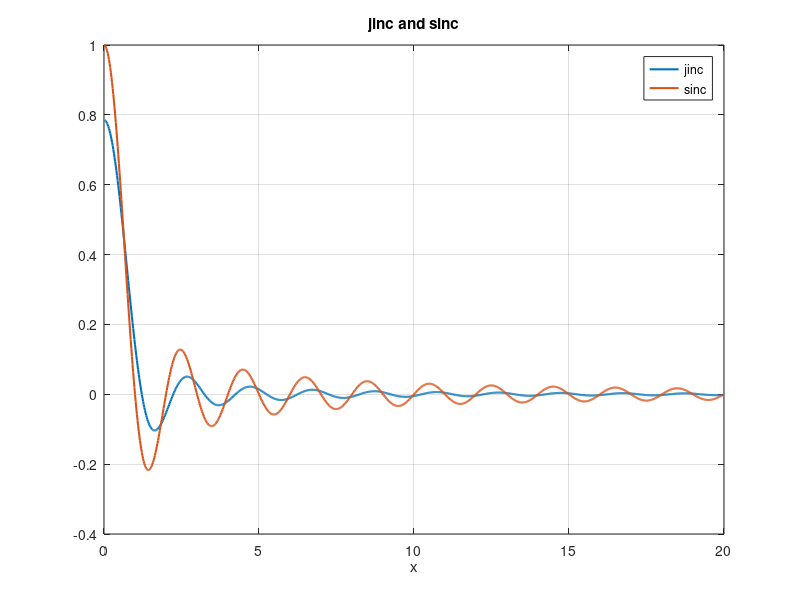

Reproduce this figure in MATLAB.
close all
clear
% Define the range of x values
x = linspace(0, 20, 1000); % x values from 0 to 20

% Calculate the first-order Bessel function values
y = besselj(1, pi*x)./(2.*x);
y1 = sinc(x);
% Plot the Bessel function
figure;
plot(x, y, 'LineWidth', 1.5);
grid on;
title('jinc and sinc');
xlabel('x');
hold on
plot(x, y1, 'LineWidth', 1.5);
hold off
legend("jinc", "sinc")